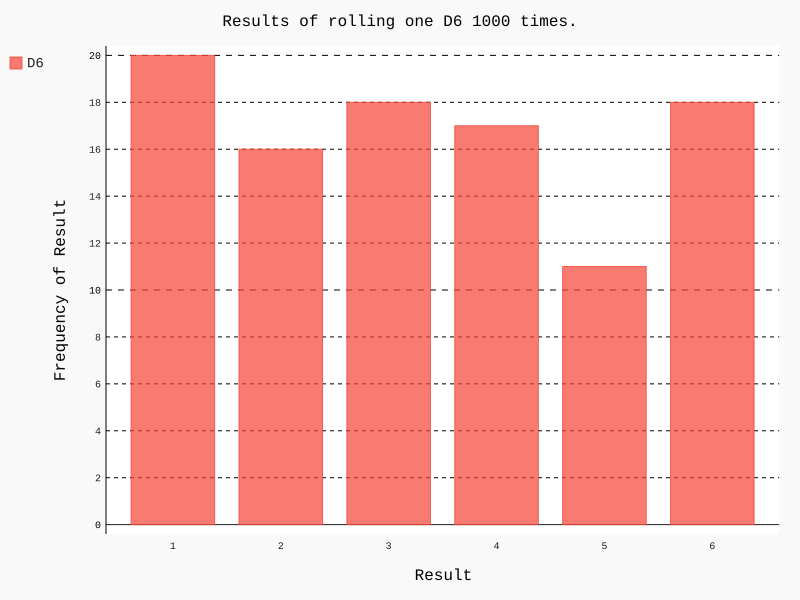

The script that drew this image:
from die import Die
import pygal

die = Die(6)

results = []
for i in range(0, 100):
    result = die.roll()
    results.append(result)

print(results)
print(str(len(results)) + ' results')
frequencies = []
for value in range(1, die.sides_num + 1):
    frequency = results.count(value)
    frequencies.append(frequency)
print(frequencies)

hist = pygal.Bar()
hist.title = "Results of rolling one D6 1000 times."
hist.x_labels = ['1', '2', '3', '4', '5', '6']
hist.x_title = "Result"
hist.y_title = "Frequency of Result"
# 使用add()将一系列值添加到图表中（向它传递要给添加的值指定的标签，还有一个列表，其中包含将出现在图表中的值）
hist.add('D6', frequencies)
hist.render_to_file('die_visual.svg')
